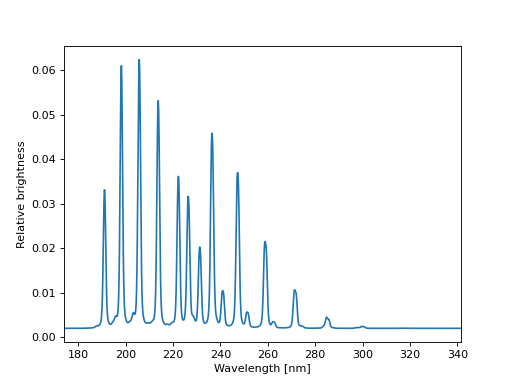

Here is the Python script that generated this plot:
import matplotlib.pyplot as plt
import pyuvs as pu

fig, ax = plt.subplots()

template = pu.anc.load_template_no_nightglow()
wavelengths = pu.anc.load_muv_wavelength_center()
ax.plot(wavelengths, template)
ax.set_xlim(wavelengths[0], wavelengths[-1])
ax.set_xlabel('Wavelength [nm]')
ax.set_ylabel('Relative brightness')
plt.show()
